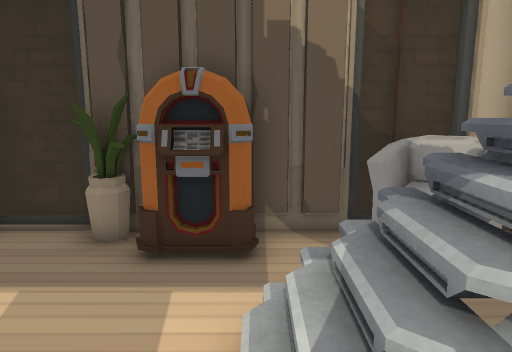
view 1 (above)

15 first-person views from a walk through a 3-D level made in the Unity game engine. The camera is 1.2 m above the floor, tilts 10° down and sees 70° across. The floor is counted in squares, 0.5 m on a side. Each view is taken from the middle of a square. On the plan, view 1 faces up. The plan holds only what a view shows up to about 20 squares ahead; the rest is blank. The place goes on beyond the plan. Some surface patterns are stand-ins.

view 2
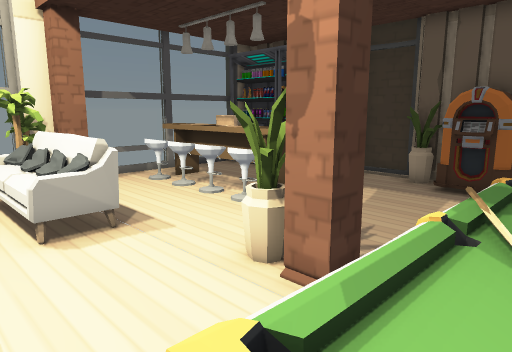

view 3
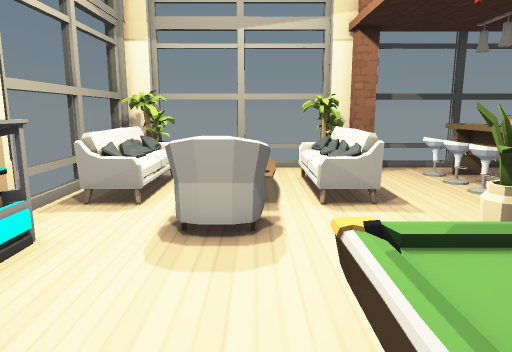

view 4
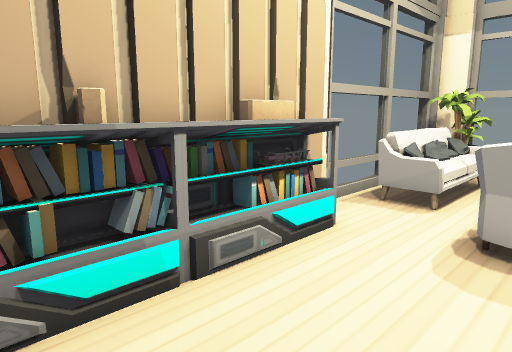

view 5
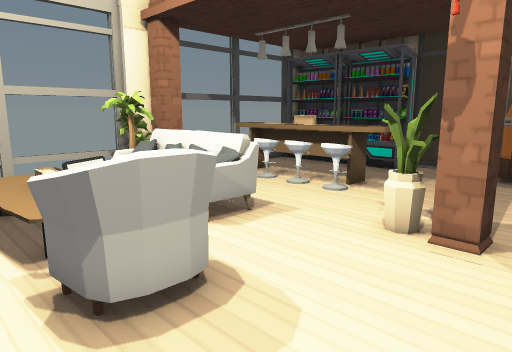

view 6
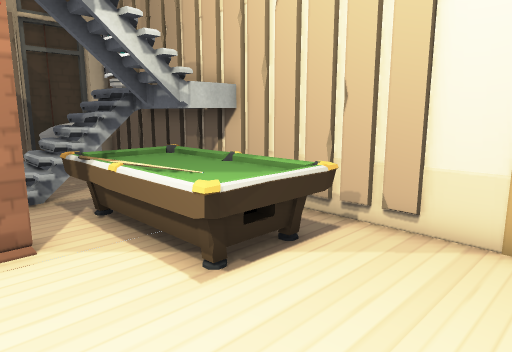

view 7
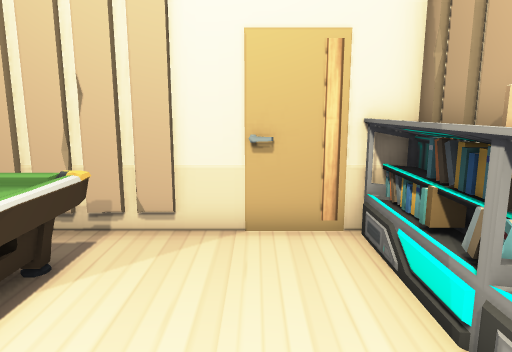

view 8
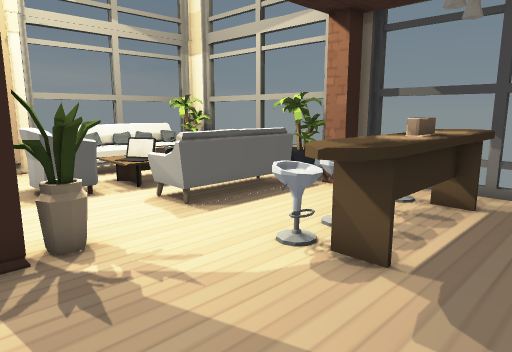

view 9
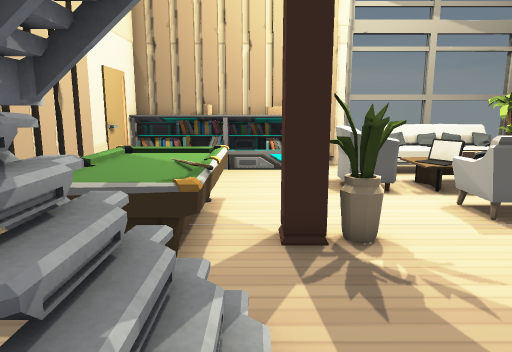

view 10
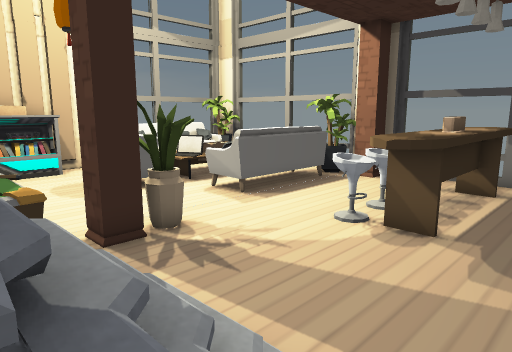

view 11
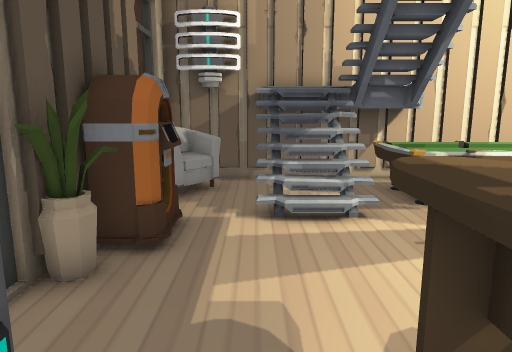

view 12
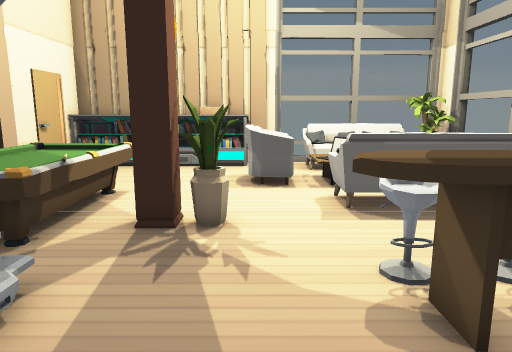

view 13
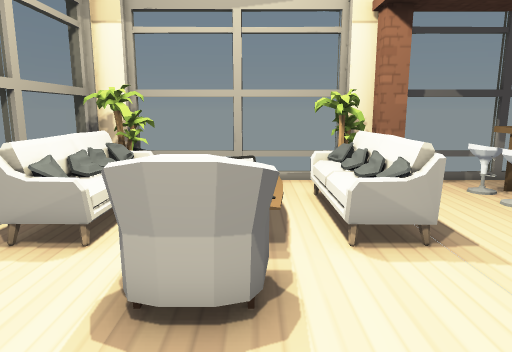

view 14
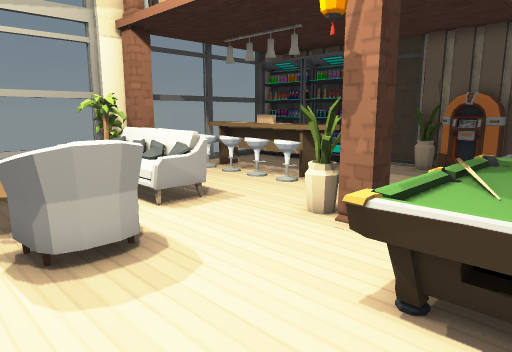

view 15
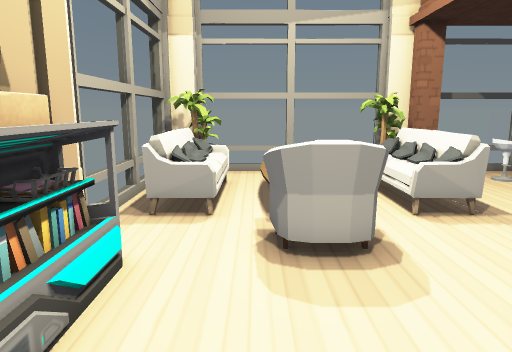

### Floor plan
Key: @ floor where view 1 was taken; # wall or solid block; . main floor; : floor 0.5 m higher than the main floor; + floor 1.5 m higher than the main floor; * floor 2 m higher than the main floor; / step, stairs or slope; = window, fence, low wall or low ledge; v drop or lower ground; P plant; S sofa; H shelf; T table; I pillar; O other object.
Columns run from 12 left of view 1 to 5 right of it. Each row starts with its distance up from view 1.
  8       ####
  7 #H#####==#########
  6 #HOO  H...POO.SOO#
  5 =...............S#
  4 =.........../=v###
  3 # TTTTTT....////+#
  2 #TTTOOTTT...//# +#
  1 # OOOOOO..../##=+#
  0 # O.OO.O....@TT*+#
 -1 #I.........I.TTT##
 -2 #II.......PI.TTTT#
 -3 ##PSSSSS.....TTTT#
 -4 ##PSOOOS.....TTTT#
 -5  #...........TTTT#
 -6  # :::::SS.......#
 -7  # ::::::S.......#
 -8  #......SS.......#
 -9  #POOOO..........O
-10  #PSOOSS.HHHHHHHH#
-11  #P  #####HOHHOHHH
-12  ####   #

Positions as (right, up) in squares from view 1, and headings:
1: (0, 0), facing up
2: (2, -6), facing up-left
3: (4, -6), facing left
4: (4, -6), facing down-left
5: (1, -9), facing up-left
6: (-2, -9), facing up-right
7: (-2, -8), facing right
8: (0, 5), facing down-left
9: (0, 5), facing down
10: (2, 5), facing down-left
11: (-8, 4), facing right
12: (-3, 6), facing down
13: (1, -6), facing left
14: (3, -9), facing up-left
15: (3, -8), facing left
